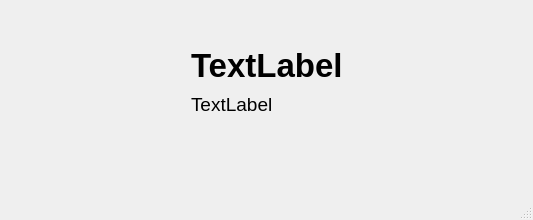
<?xml version="1.0" encoding="UTF-8"?>
<ui version="4.0">
 <class>confirm_dlg</class>
 <widget class="QDialog" name="confirm_dlg">
  <property name="windowModality">
   <enum>Qt::ApplicationModal</enum>
  </property>
  <property name="geometry">
   <rect>
    <x>0</x>
    <y>0</y>
    <width>533</width>
    <height>211</height>
   </rect>
  </property>
  <property name="windowTitle">
   <string>Confirm Dialog</string>
  </property>
  <property name="autoFillBackground">
   <bool>true</bool>
  </property>
  <property name="styleSheet">
   <string notr="true"/>
  </property>
  <property name="sizeGripEnabled">
   <bool>true</bool>
  </property>
  <property name="modal">
   <bool>true</bool>
  </property>
  <layout class="QVBoxLayout" name="verticalLayout_2">
   <property name="leftMargin">
    <number>9</number>
   </property>
   <property name="topMargin">
    <number>9</number>
   </property>
   <property name="rightMargin">
    <number>9</number>
   </property>
   <property name="bottomMargin">
    <number>9</number>
   </property>
   <item>
    <widget class="QLabel" name="predefined_style_lbl">
     <property name="sizePolicy">
      <sizepolicy hsizetype="Preferred" vsizetype="Fixed">
       <horstretch>0</horstretch>
       <verstretch>0</verstretch>
      </sizepolicy>
     </property>
     <property name="accessibleName">
      <string/>
     </property>
     <property name="styleSheet">
      <string notr="true"/>
     </property>
     <property name="text">
      <string/>
     </property>
     <property name="alignment">
      <set>Qt::AlignLeading|Qt::AlignLeft|Qt::AlignVCenter</set>
     </property>
     <property name="margin">
      <number>0</number>
     </property>
    </widget>
   </item>
   <item>
    <widget class="QWidget" name="background_wid" native="true">
     <property name="accessibleName">
      <string>background_wid</string>
     </property>
     <property name="autoFillBackground">
      <bool>true</bool>
     </property>
     <property name="styleSheet">
      <string notr="true"/>
     </property>
     <layout class="QHBoxLayout" name="horizontalLayout_3">
      <item>
       <spacer name="horizontalSpacer">
        <property name="orientation">
         <enum>Qt::Horizontal</enum>
        </property>
        <property name="sizeHint" stdset="0">
         <size>
          <width>40</width>
          <height>20</height>
         </size>
        </property>
       </spacer>
      </item>
      <item>
       <widget class="QWidget" name="main_widget" native="true">
        <property name="sizePolicy">
         <sizepolicy hsizetype="Expanding" vsizetype="Preferred">
          <horstretch>0</horstretch>
          <verstretch>0</verstretch>
         </sizepolicy>
        </property>
        <property name="maximumSize">
         <size>
          <width>16777215</width>
          <height>16777215</height>
         </size>
        </property>
        <property name="accessibleName">
         <string>main_wid</string>
        </property>
        <property name="autoFillBackground">
         <bool>true</bool>
        </property>
        <property name="styleSheet">
         <string notr="true"/>
        </property>
        <layout class="QVBoxLayout" name="verticalLayout_3">
         <property name="spacing">
          <number>9</number>
         </property>
         <property name="topMargin">
          <number>9</number>
         </property>
         <item>
          <layout class="QVBoxLayout" name="maincontent_vlay">
           <property name="topMargin">
            <number>0</number>
           </property>
           <property name="bottomMargin">
            <number>0</number>
           </property>
           <item>
            <widget class="QLabel" name="title_lbl">
             <property name="sizePolicy">
              <sizepolicy hsizetype="Preferred" vsizetype="Minimum">
               <horstretch>0</horstretch>
               <verstretch>0</verstretch>
              </sizepolicy>
             </property>
             <property name="font">
              <font>
               <pointsize>25</pointsize>
               <weight>75</weight>
               <bold>true</bold>
              </font>
             </property>
             <property name="styleSheet">
              <string notr="true"/>
             </property>
             <property name="text">
              <string>TextLabel</string>
             </property>
             <property name="scaledContents">
              <bool>false</bool>
             </property>
            </widget>
           </item>
           <item>
            <widget class="QLabel" name="subtitle_lbl">
             <property name="sizePolicy">
              <sizepolicy hsizetype="Preferred" vsizetype="Minimum">
               <horstretch>0</horstretch>
               <verstretch>0</verstretch>
              </sizepolicy>
             </property>
             <property name="font">
              <font>
               <pointsize>14</pointsize>
              </font>
             </property>
             <property name="text">
              <string>TextLabel</string>
             </property>
            </widget>
           </item>
           <item>
            <widget class="QLabel" name="message_lbl">
             <property name="sizePolicy">
              <sizepolicy hsizetype="Preferred" vsizetype="Fixed">
               <horstretch>0</horstretch>
               <verstretch>0</verstretch>
              </sizepolicy>
             </property>
             <property name="text">
              <string/>
             </property>
            </widget>
           </item>
           <item>
            <widget class="QWidget" name="inner_widget_wid" native="true">
             <property name="sizePolicy">
              <sizepolicy hsizetype="Preferred" vsizetype="Expanding">
               <horstretch>0</horstretch>
               <verstretch>0</verstretch>
              </sizepolicy>
             </property>
             <layout class="QVBoxLayout" name="verticalLayout"/>
            </widget>
           </item>
           <item>
            <widget class="QWidget" name="actions_wid" native="true">
             <property name="sizePolicy">
              <sizepolicy hsizetype="Preferred" vsizetype="Expanding">
               <horstretch>0</horstretch>
               <verstretch>0</verstretch>
              </sizepolicy>
             </property>
             <layout class="QHBoxLayout" name="horizontalLayout"/>
            </widget>
           </item>
          </layout>
         </item>
        </layout>
       </widget>
      </item>
      <item>
       <spacer name="horizontalSpacer_2">
        <property name="orientation">
         <enum>Qt::Horizontal</enum>
        </property>
        <property name="sizeHint" stdset="0">
         <size>
          <width>40</width>
          <height>20</height>
         </size>
        </property>
       </spacer>
      </item>
     </layout>
    </widget>
   </item>
  </layout>
 </widget>
 <resources/>
 <connections/>
</ui>
